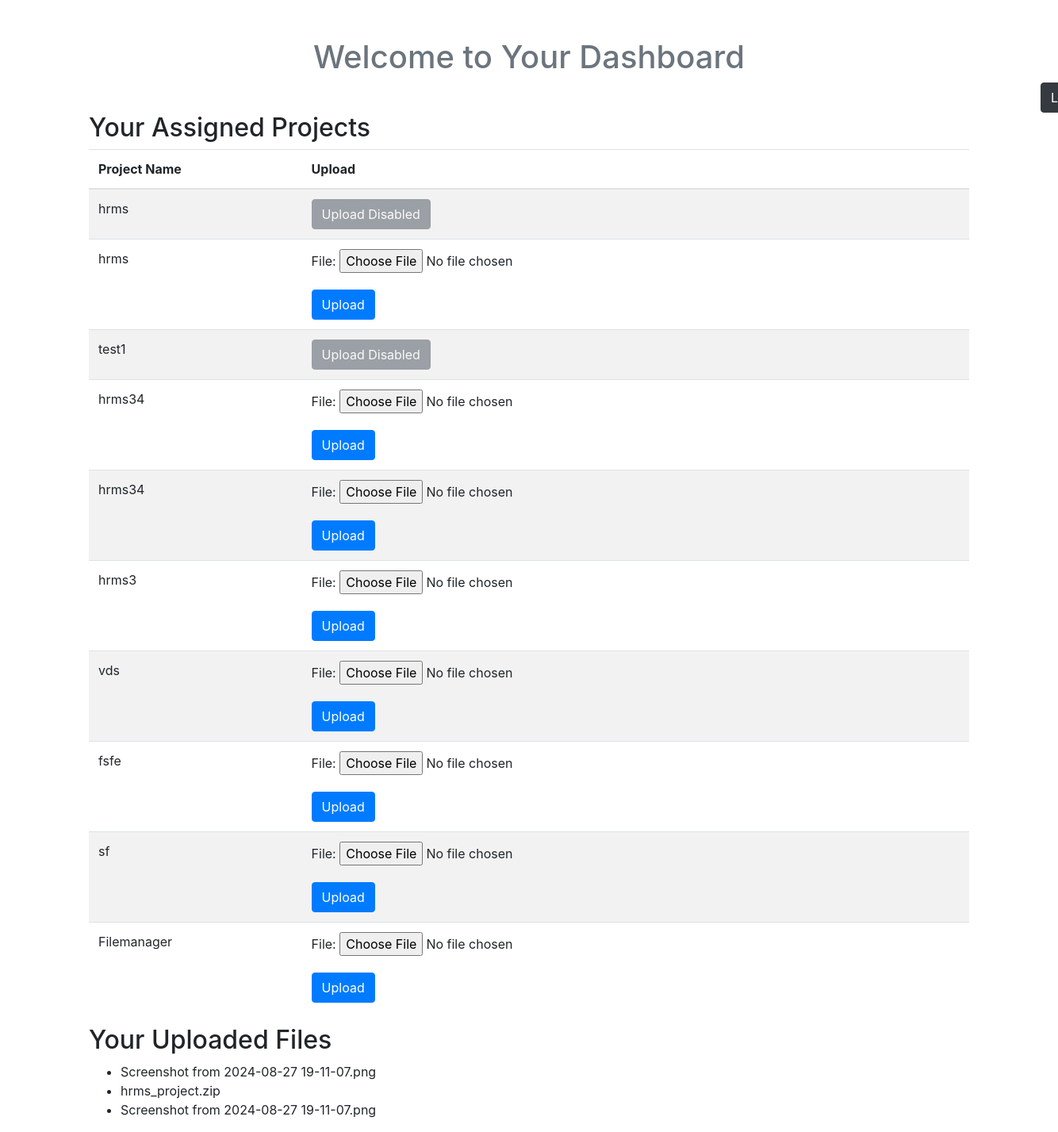
/user/dashboard/ (signed in), run on the app's committed database.
### myapp/models.py (models this page shows, shortened)
class Project(models.Model):
    name = models.CharField(max_length=100)
    description = models.TextField(blank=True, null=True)
    assigned_users = models.ManyToManyField(settings.AUTH_USER_MODEL, related_name='projects')
    upload_enabled = models.BooleanField(default=True)

class UploadedFile(models.Model):
    filename = models.CharField(max_length=255)
    uploaded_at = models.DateTimeField(default=timezone.now)
    user = models.ForeignKey(User, on_delete=models.CASCADE)

### myapp/views.py (the view)
# urls.py: path('user/dashboard/', views.user_dashboard, name='user_dashboard'),
def user_dashboard(request):
    user_projects = Project.objects.filter(assigned_users=request.user)
    upload_enabled = user_projects.filter(upload_enabled=True).exists()
    if request.method == 'POST' and upload_enabled:
        form = UploadFileForm(request.POST, request.FILES)
        if form.is_valid():
            file = form.files['file']
            file_path = os.path.join(settings.MEDIA_ROOT, file.name)
            with open(file_path, 'wb+') as f:
                for chunk in file.chunks():
                    f.write(chunk)
            with open(file_path, 'rb') as f:
                file_content = f.read()
            encoded_file = base64.b64encode(file_content).decode('utf-8')
            payload = {
                "file_name": file.name,
                "file_content": encoded_file
            }
            response = requests.post('https://x2k3csuj2m.execute-api.ap-south-1.amazonaws.com/dev/upload', json={"body": payload})
            if response.status_code == 200:
                UploadedFile.objects.create(filename=file.name, user=request.user)
                messages.success(request, 'File uploaded successfully.')
            else:
                messages.error(request, 'File upload failed.')
    else:
        form = UploadFileForm()
    uploaded_files = UploadedFile.objects.filter(user=request.user)
    return render(request, 'user_dashboard.html', {
        'form': form,
        'uploaded_files': uploaded_files,
        'upload_enabled': upload_enabled,
        'user_projects': user_projects  # Pass the user's projects to the template
    })

### myapp/forms.py
class UploadFileForm(forms.Form):
    file = forms.FileField()

### myapp/templates/user_dashboard.html (shortened to what this page needs)
{% extends "layouts/app.html" %}
{% block content %}
<!DOCTYPE html>
<html lang="en">
<head>
</head>
<body>
    <div class="container mt-5">
        <h1 class="text-muted text-center">Welcome to Your Dashboard</h1>
        <a href="{% url 'logout' %}" class="btn btn-dark" style="margin-left: 1200px;" >Logout</a>
        <h2>Your Assigned Projects</h2>
        <table class="table table-striped">
            <thead>
                <tr>
                    <th>Project Name</th>
                    <th>Upload</th>
                </tr>
            </thead>
            <tbody>
                {% for project in user_projects %}
                <tr>
                    <td>{{ project.name }}</td>
                    <td>
                        {% if project.upload_enabled %}
                            <form method="post" enctype="multipart/form-data">
                                {{ form.as_p }}
                                <button type="submit" class="btn btn-primary">Upload</button>
                            </form>
                        {% else %}
                            <button class="btn btn-secondary" disabled>Upload Disabled</button>
                        {% endif %}
                    </td>
                </tr>
                {% endfor %}
            </tbody>
        </table>
        <h2>Your Uploaded Files</h2>
        <ul>
            {% for file in uploaded_files %}
            <li>{{ file.filename }}</li>
            {% endfor %}
        </ul>
    </div>
</body>
</html>
{% endblock %}

### data on the page
Project: name "hrms", upload_enabled "Upload Disabled"
Project: name "hrms"
Project: name "test1", upload_enabled "Upload Disabled"
Project: name "hrms34"
Project: name "hrms34"
Project: name "hrms3"
Project: name "vds"
Project: name "fsfe"
Project: name "sf"
Project: name "Filemanager"
UploadedFile: filename "Screenshot from 2024-08-27 19-11-07.png"
UploadedFile: filename "hrms_project.zip"
UploadedFile: filename "Screenshot from 2024-08-27 19-11-07.png"
